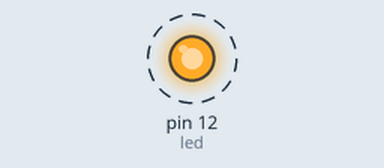
This program was run on a simulated Raspberry Pi (header pin numbers). Shown: output pins drawn as LEDs (lit = HIGH). Dashed ring = blinking. At 10.0 s the program stops and its outputs stay as they are.

Above: at 0.2 s.
Timing chart, 0 to 3.0 s (numbered marks = the images above):
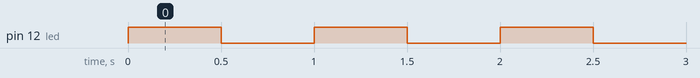

Measured:
- by itself, pin 12 (led): alternates HIGH for 0.50 s and LOW for 0.50 s, 20 changes in all, then stays LOW

The program:

blink.py
```python
import RPi.GPIO as GPIO
import time

led = 12
GPIO.setmode(GPIO.BOARD)
GPIO.setup(led, GPIO.OUT)

for k in range(10):
    GPIO.output(led, GPIO.HIGH)
    time.sleep(0.5)
    GPIO.output(led, GPIO.LOW)
    time.sleep(0.5)

GPIO.cleanup()
```
